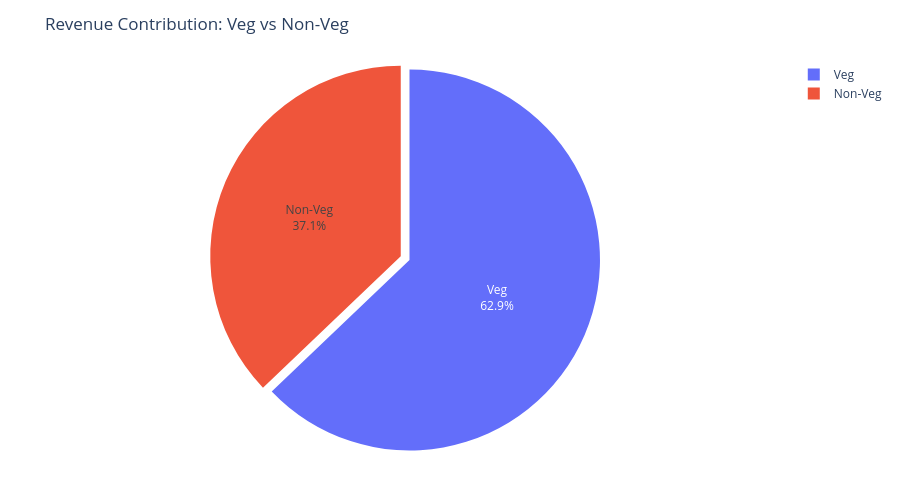

This figure's notebook cell:
### Code cell
fig=px.pie(
food_revnue,
values="Price (INR)",
names="Food Category",
title ="Revenue Contribution: Veg vs Non-Veg",
)
fig.update_traces(
    textinfo="percent+label",
        pull=[0.05,0]
)
fig.update_layout(
    height=500,
    margin=dict(t=60,b=40,l=40,r=40)
)
fig.show()

### Figure 1 — Plotly figure (JSON) as saved in the notebook; plotly's stock layout.template omitted (floating-point values rounded to 4 significant figures)
{"data": [{"domain": {"x": [0, 1], "y": [0, 1]}, "hovertemplate": "Food Category=%{label}<br>Price (INR)=%{value}<extra></extra>", "labels": ["Non-Veg", "Veg"], "legendgroup": "", "name": "", "pull": [0.05, 0], "showlegend": true, "textinfo": "percent+label", "type": "pie", "values": [19680000.0, 33330000.0]}], "layout": {"height": 500, "legend": {"tracegroupgap": 0}, "margin": {"b": 40, "l": 40, "r": 40, "t": 60}, "title": {"text": "Revenue Contribution: Veg vs Non-Veg"}}}
